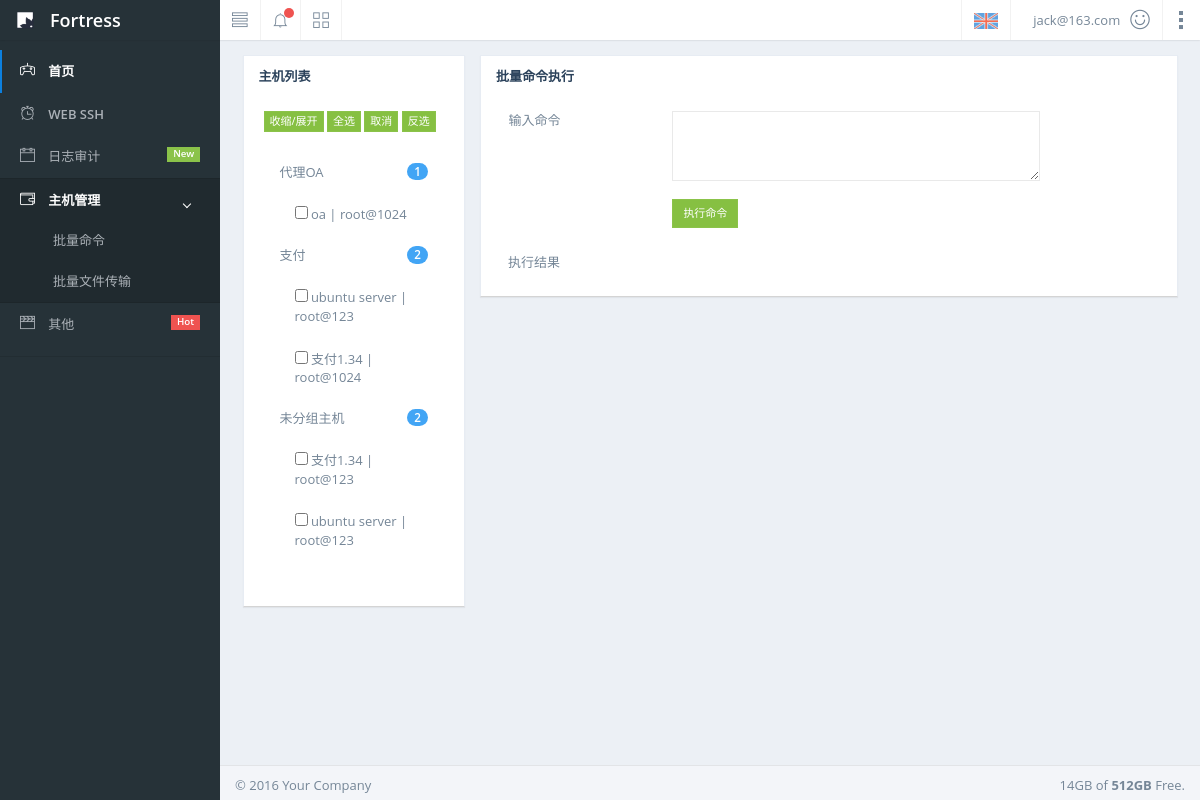
The page /host_mgr/ (signed in) on the database its author committed.
### web/models.py (models this page shows, shortened)
class UserProfile(AbstractBaseUser,PermissionsMixin):
    email = models.EmailField(
        verbose_name='email address',
        max_length=255,
        unique=True,
    )
    name = models.CharField(max_length=32)
    is_active = models.BooleanField(default=True)
    is_staff = models.BooleanField(default=True)
    objects = UserProfileManager()
    host_to_remote_users = models.ManyToManyField('HostToRemoteUser',blank=True,null=True)
    host_groups = models.ManyToManyField('HostGroup', blank=True, null=True)
    USERNAME_FIELD = 'email'
    REQUIRED_FIELDS = ['name']
    def __str__(self):
        return self.email

class HostGroup(models.Model):
    name = models.CharField(max_length=32,unique=True)
    host_to_remote_users = models.ManyToManyField('HostToRemoteUser')

class HostToRemoteUser(models.Model):
    host = models.ForeignKey('Host',on_delete=models.CASCADE)
    remote_users = models.ForeignKey('RemoteUser',on_delete=models.CASCADE)
    class Meta:
        unique_together = ('host','remote_users')

class Host(models.Model):
    name = models.CharField(max_length=32,unique=True)
    ip_addrss = models.GenericIPAddressField(unique=True)
    port = models.SmallIntegerField(default=22)
    idc = models.ForeignKey('IDC',on_delete=models.CASCADE)

class RemoteUser(models.Model):
    auth_type_choice = ((0,'ssh-password'),(1,'ssh-key'))
    auth_type = models.SmallIntegerField(choices=auth_type_choice,default=0)
    username = models.CharField(max_length=32)
    password = models.CharField(max_length=64,blank=True,null=True)
    class Meta:
        unique_together = ('auth_type','username','password')

### web/views.py (the view)
# urls.py: url('^host_mgr/$',views.host_mgr,name='host_mgr'),
@login_required
def host_mgr(request):
    return render(request,'host_mgr.html')

### templates/host_mgr.html (shortened to what this page needs)
{% extends 'index.html' %}
{% block page-content %}
    {% include 'host_list_component.html' %}
    <div class="col-lg-9">
        <div class="panel-group accordion">
    <div class="panel">
					                    <div class="panel-heading">
					                        <h4 class="panel-title">
					                            <a aria-expanded="true">批量命令执行</a>
					                        </h4>
					                    </div>
					                    <div class="panel-collapse collapse in" aria-expanded="true" style="">
					                        <div class="panel-body">
                                                    <label class="col-lg-3">输入命令</label>
					                                <div class="col-lg-7">
					                                    <textarea id="cmd_input" class="form-control" rows="3" data-bv-field="bio"></textarea>
                                                        <br>
                                                        <input id="task_submit_btn" type="button" class="btn btn-sm btn-success btn-hover-warning" onclick="postTask(this,'cmd')" value="执行命令">
                                                    </div>
					                    	</div>
                                            {% include 'task_result_component.html' %}
				                    </div>
    </div>
    </div>
            </div>
{% endblock %}

### templates/index.html (shortened to what this page needs)
{% extends 'base.html' %}
{% block body %}
    <div id="container" class="effect mainnav-lg">
        <header id="navbar">
            <div id="navbar-container" class="boxed">
                <div class="navbar-header">
                    <a href="index.html" class="navbar-brand">
                        <img src="/static/img/logo.png" alt="Nifty Logo" class="brand-icon">
                        <div class="brand-title">
                            <span class="brand-text">Fortress</span>
                        </div>
                    </a>
                </div>
                <div class="navbar-content clearfix">
                    <ul class="nav navbar-top-links pull-left">
                        <li class="tgl-menu-btn">
                            <a class="mainnav-toggle" href="#">
                                <i class="ti-view-list icon-lg"></i>
                            </a>
                        </li>
                        <li class="dropdown">
                            <a href="#" data-toggle="dropdown" class="dropdown-toggle">
                                <i class="ti-bell icon-lg"></i>
                                <span class="badge badge-header badge-danger"></span>
                            </a>
                        </li>
                        <li class="mega-dropdown">
                            <a href="#" class="mega-dropdown-toggle">
                                <i class="ti-view-grid icon-lg"></i>
                            </a>
                        </li>
                    </ul>
                    <ul class="nav navbar-top-links pull-right">
                        <li class="dropdown">
                            <a class="lang-selector dropdown-toggle" href="#" data-toggle="dropdown">
                                <span class="lang-selected">
                                    <img class="lang-flag" src="/static/img/flags/united-kingdom.png" alt="English">
                                </span>
                            </a>
                        </li>
                        <li id="dropdown-user" class="dropdown">
                            <a href="#" data-toggle="dropdown" class="dropdown-toggle text-right">
                                <span class="pull-right">
                                    <i class="ti-face-smile ic-user"></i>
                                </span>
                                <div class="username hidden-xs">{{ request.user }}</div>
                            </a>
                        </li>
                        <li>
                            <a href="#" class="aside-toggle navbar-aside-icon">
                                <i class="pci-ver-dots"></i>
                            </a>
                        </li>
                    </ul>
                </div>
            </div>
        </header>
        <div class="boxed">
            <div id="content-container">
                <div id="page-content">
                    {% block page-content %}{% endblock %}
                </div>
            </div>
            <nav id="mainnav-container">
                <div id="mainnav">
                        <div class="nano">
                            <div class="nano-content">
                                <ul id="mainnav-menu" class="list-group">
						            <li class="active-link">
						                <a href="#">
						                    <i class="ti-game"></i>
						                    <span class="menu-title">首页</span>
						                </a>
						            </li>
						            <li>
						                <a href="{% url 'web_ssh' %}">
						                    <i class="ti-alarm-clock"></i>
						                    <span class="menu-title">
                                                <strong>WEB SSH</strong>
											</span>
						                </a>
						            </li>
						            <li>
						                <a href="#">
						                    <i class="ti-calendar"></i>
						                    <span class="menu-title">
												日志审计
												<span class="label label-success pull-right">New</span>
											</span>
						                </a>
						            </li>
						            <li class="active-sub">
						                <a href="#">
						                    <i class="ti-wallet"></i>
						                    <span class="menu-title">主机管理</span>
											<i class="arrow"></i>
						                </a>
						                <ul class="collapse in">
						                    <li><a href="{% url 'host_mgr' %}">批量命令</a></li>
											<li><a href="{% url 'file_transfer' %}">批量文件传输</a></li>
						                </ul>
						            </li>
						            <li>
						                <a href="#">
						                    <i class="ti-video-clapper"></i>
						                    <span class="menu-title">
												其他
												<span class="label label-danger pull-right">Hot</span>
											</span>
						                </a>
						            </li>
						            <li class="list-divider"></li>
                                </ul>
                            </div>
                        </div>
                    </div>
            </nav>
        </div>
        <footer id="footer">
            <div class="hide-fixed pull-right pad-rgt">
                14GB of <strong>512GB</strong> Free.
            </div>
            <p class="pad-lft">&#0169; 2016 Your Company</p>
        </footer>
    </div>
{% endblock %}

### templates/base.html (shortened to what this page needs)
<!DOCTYPE html>
<html lang="en">
<head>
    <link href="/static/css/bootstrap.min.css" rel="stylesheet">
    <link href="/static/css/nifty.min.css" rel="stylesheet">
    <link href="/static/css/magic-check.min.css" rel="stylesheet">
    <link href="/static/themify-icons/themify-icons.min.css" rel="stylesheet">
    <link href="/static/css/atelier-cave-light.min.css" rel="stylesheet">
    <link href="/static/css/font-awesome.min.css" rel="stylesheet">
    <link href="/static/css/monokai.css" rel="stylesheet">
    <link href="/static/css/pace.min.css" rel="stylesheet">
</head>
<body>
{% block body %}
{% endblock %}
</body>
</html>

### templates/host_list_component.html
    <div class="col-lg-3">
        <div class="panel-group accordion">
            <div class="panel">
            <div class="panel-heading">
                <h3 class="panel-title"><a aria-expanded="true">主机列表</a></h3>
            </div>
            <div class="panel-body">
                <div class="list-group bord-no" >
                    <input type="button" id="test" class="btn btn-xs btn-success btn-hover-warning" onclick="hostGroupToggle(this)" value="收缩/展开">
                    <input type="button" class="btn btn-xs btn-success btn-hover-warning" onclick="chooseAll()" value="全选">
                    <input type="button" class="btn btn-xs btn-success btn-hover-warning" onclick="cancel()" value="取消">
                    <input type="button" class="btn btn-xs btn-success btn-hover-warning" onclick="reverse()" value="反选">
                </div>
                <div class="list-group bord-no" >
                    {% for host_group in request.user.host_groups.all %}
                    <a class="list-group-item" href="#" onclick="ItemToggle(this)">
                        {{ host_group.name }}<span class="badge badge-primary">{{ host_group.host_to_remote_users.count }}</span>
                    </a>
                    <div class="pad-lft">
                        <ul class="list-group mar-no">
                        {% for host_to_user_obj in host_group.host_to_remote_users.all %}
                             <li class="list-group-item">
                                 <input type="checkbox" value="{{ host_to_user_obj.id }}">
                                 {{ host_to_user_obj.host.name }} | {{ host_to_user_obj.remote_users.username }}@{{ host_to_user_obj.remote_users.password }}
                             </li>
                        {% endfor %}
                        </ul>
                    </div>
                    {% endfor %}
                    <a class="list-group-item" href="#" onclick="ItemToggle(this)">未分组主机
                        <span class="badge badge-primary">{{ request.user.host_to_remote_users.count }}
                        </span>
                    </a>
                    <div class="pad-lft">
                        <ul class="list-group">
                           {% for host_to_user_obj in request.user.host_to_remote_users.all %}
                               <li class="list-group-item">
                                    <input type="checkbox" value="{{ host_to_user_obj.id }}">
                                   {{ host_to_user_obj.host.name }} | {{ host_to_user_obj.remote_users.username }}@{{ host_to_user_obj.remote_users.password }}
                               </li>
                           {% endfor %}
                        </ul>
                    </div>
		</div>
            </div>
    </div>
</div>
    </div>

### templates/task_result_component.html (shortened to what this page needs)
    <label style="position: relative;left: 27px;">执行结果</label>
    <div class="col-lg-9 col-lg-offset-3">
    </div>

### rows shown on the page
UserProfile: user "jack@163.com", user.host_to_remote_users.count "2"
HostGroup: name "代理OA", host_to_remote_users.count "1"
HostToRemoteUser: host.name "oa", remote_users.username "root", remote_users.password "1024"
HostGroup: name "支付", host_to_remote_users.count "2"
HostToRemoteUser: host.name "ubuntu server", remote_users.username "root", remote_users.password "123"
HostToRemoteUser: host.name "支付1.34", remote_users.username "root", remote_users.password "1024"
HostToRemoteUser: host.name "支付1.34", remote_users.username "root", remote_users.password "123"
